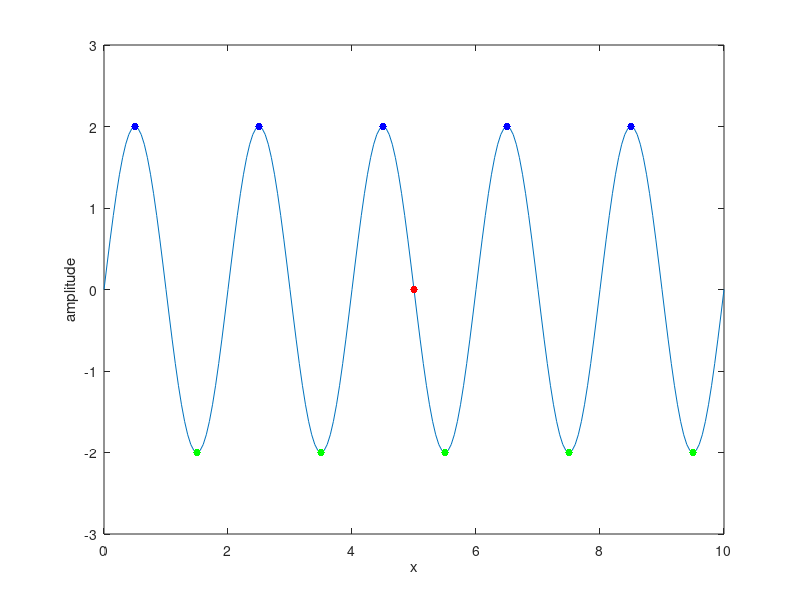

The MATLAB source for this figure:
% y(t,x) = ym*sin(kx-wt)


clear; close all; clc;

% time dimension
t0 = 0;
tf = 10;
t = t0:0.05:tf;

% spatial dimension
x0 = 0;
xf = 10;
x = x0:0.05:xf;

ym = 1;

f = 1; % frequency
w = 2*pi*f; % angular frequency

L = 2;  % wavelength
k = 2*pi/L; % wave number

% equation for prop. wave
for i = 1:length(t)
    for j = 1:length(x)
        y(i,j) = ym*sin(k*x(j)-w*t(i));
    end
end

% eq. for standing wave
for i = 1:length(t)
    for j = 1:length(x)
        y_st(i,j) = 2*ym*sin(k*x(j))*cos(w*t(i));
    end
end

% propagating wave
if 0 % change to 1 to see animation of a wave propagation
    for i = 1:length(t)
        plot(x,y(i,:))
         hold on
        jr = 101;
        scatter(x(jr),y(i,jr),30,'r','filled') % single position
        jb = find(y(i,:)==max(y(i,:)));
        scatter(x(jb),y(i,jb),30,'b','filled') % propagating maximum
        jg = find(y(i,:)==min(y(i,:)));
        scatter(x(jg),y(i,jg),30,'g','filled') % propagating minimum
        hold off
        xlabel('x')
        ylabel('amplitude')
        drawnow
        %pause(0.5)
    end
end

% standing wave
if 1 % change to 1 to see animation of a standing wave
    for i = 1:length(t)
        plot(x,y_st(i,:))
        hold on
        jr = 101;
        scatter(x(jr),y_st(i,jr),30,'r','filled') % single position
        jb = find(y_st(i,:)==max(y_st(i,:)));
        scatter(x(jb),y_st(i,jb),30,'b','filled') % propagating maximum
        jg = find(y_st(i,:)==min(y_st(i,:)));
        scatter(x(jg),y_st(i,jg),30,'g','filled') % propagating minimum
        hold off
        ylim([-3 3])
        xlabel('x')
        ylabel('amplitude')
        drawnow
        %pause(0.5)
    end
end